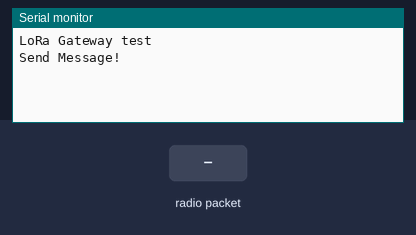
Simulated run of this sketch. Board: Arduino Uno, built for the host (arithmetic inside an expression is 32-bit, double 64-bit). Shown: the last lines printed to the serial monitor. The inputs (shaded band) are chosen by the test bench. No radio packets arrive unless stated.

Above: at 1.2 s.
1.3 s: radio packet "1" arrives
At 1.9 s:
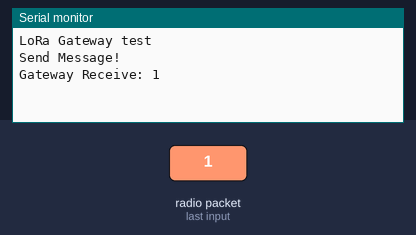
2.8 s: radio packet "0" arrives
At 2.97 s:
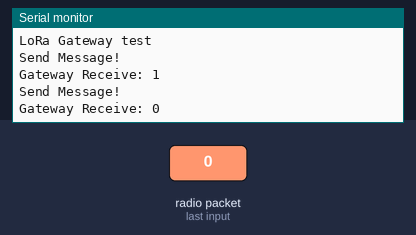
4.3 s: radio packet "2" arrives
At 4.9 s:
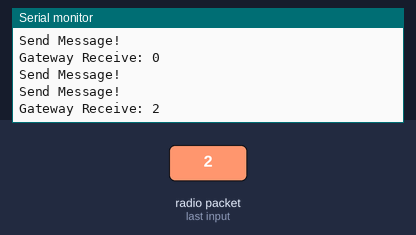

Measured:
- after the input at 1.3 s, the serial monitor: prints a new line at once (image 1)
- after the input at 2.8 s, the serial monitor: prints a new line at once (image 2)
- after the input at 4.3 s, the serial monitor: prints a new line at once (image 3)

The sketch:

LoRa-Simple-Gateway.ino
```cpp
//  Exemplo TTGO Tbeam
//  Comunicação LoRa entre placas, envio de uma estrutura e confirmação


//  Bibliotecas usadas (includes)

#include <SPI.h>
#include <LoRa.h>

// LoRa defines

#define SCK   5     //  GPIO5  -- SX1278's SCK
#define MISO  19    //  GPIO19 -- SX1278's Master In Slave Out (MISO)
#define MOSI  27    //  GPIO27 -- SX1278's Master Out Slave In (MOSI)
#define SS    18    //  GPIO18 -- SX1278's CS (Chip Select)
#define RST   14    //  GPIO14 -- SX1278's RESET (Reset Pin)
#define DI0   26    //  GPIO5  -- SX1278's IRQ (Interrupt Request)
#define BAND 915E6  //  RF     -- SX1278's Radio frequency

//  Variaveis globais


void setup() {
  Serial.begin(115200);
  while(!Serial);
  Serial.println();
  Serial.println("LoRa Gateway test");

  SPI.begin(SCK,MISO,MOSI,SS);
  LoRa.setPins(SS,RST,DI0);
  if (!LoRa.begin(BAND)) {
    Serial.println("Starting LoRa failed");
    while (1);
  }
  LoRa.onReceive(rcv);
  LoRa.onTxDone(txDone);
  LoRa_rxMode();
  //delay(1500);
}

void loop()
{
    if (runEvery(1000)) { // repeat every 2000 millis

    String message = "HeLoRa World! ";
    message += "I'm a Gateway! ";
    message += millis();

    LoRa_sendMessage(message); // send a message

    Serial.println("Send Message!");
  }
}

void LoRa_rxMode(){
  LoRa.disableInvertIQ();                // active invert I and Q signals
  LoRa.receive();                       // set receive mode
}

void LoRa_txMode(){
  LoRa.idle();                          // set standby mode
  LoRa.enableInvertIQ();               // normal mode
}

void LoRa_sendMessage(String message) {
  LoRa_txMode();                        // set tx mode
  LoRa.beginPacket();                   // start packet
  LoRa.print(message);                  // add payload
  LoRa.endPacket(true);                 // finish packet and send it
}

void rcv(int packetSize) {
  String message = "";

  while (LoRa.available()) {
    message += (char)LoRa.read();
  }

  Serial.print("Gateway Receive: ");
  Serial.println(message);
}

void txDone() {
  Serial.println("TxDone");
  LoRa_rxMode();
}

boolean runEvery(unsigned long interval)
{
  static unsigned long previousMillis = 0;
  unsigned long currentMillis = millis();
  if (currentMillis - previousMillis >= interval)
  {
    previousMillis = currentMillis;
    return true;
  }
  return false;
}
```
